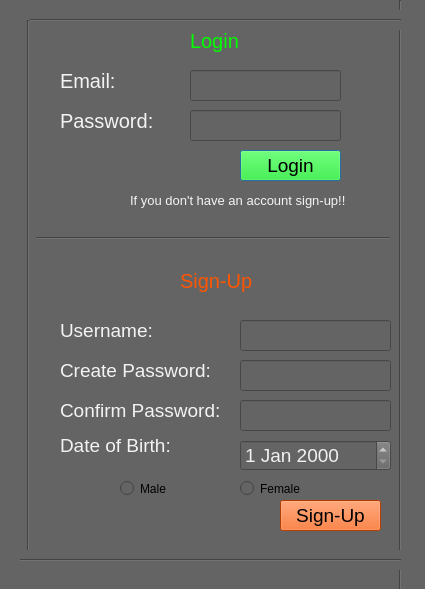
<?xml version="1.0" encoding="UTF-8"?>
<ui version="4.0">
 <class>Dialog</class>
 <widget class="QDialog" name="Dialog">
  <property name="geometry">
   <rect>
    <x>0</x>
    <y>0</y>
    <width>425</width>
    <height>589</height>
   </rect>
  </property>
  <property name="windowTitle">
   <string>Dialog</string>
  </property>
  <property name="styleSheet">
   <string notr="true">background-color: rgb(100, 100, 100);</string>
  </property>
  <widget class="QLabel" name="label">
   <property name="geometry">
    <rect>
     <x>190</x>
     <y>20</y>
     <width>51</width>
     <height>41</height>
    </rect>
   </property>
   <property name="styleSheet">
    <string notr="true">color:rgb(0, 255, 0);font-size:15pt;</string>
   </property>
   <property name="text">
    <string>Login</string>
   </property>
  </widget>
  <widget class="QLabel" name="label_2">
   <property name="geometry">
    <rect>
     <x>60</x>
     <y>70</y>
     <width>61</width>
     <height>21</height>
    </rect>
   </property>
   <property name="styleSheet">
    <string notr="true">font-size:15pt;color: rgb(243, 243, 243);</string>
   </property>
   <property name="text">
    <string>Email:</string>
   </property>
  </widget>
  <widget class="QLineEdit" name="lineEdit">
   <property name="geometry">
    <rect>
     <x>190</x>
     <y>70</y>
     <width>151</width>
     <height>31</height>
    </rect>
   </property>
   <property name="styleSheet">
    <string notr="true">font-size:14pt;color:rgb(243, 243, 243)</string>
   </property>
  </widget>
  <widget class="QLineEdit" name="lineEdit_2">
   <property name="geometry">
    <rect>
     <x>190</x>
     <y>110</y>
     <width>151</width>
     <height>31</height>
    </rect>
   </property>
   <property name="styleSheet">
    <string notr="true">font-size:14pt;color:rgb(243, 243, 243)</string>
   </property>
   <property name="text">
    <string/>
   </property>
  </widget>
  <widget class="QPushButton" name="loginbutton">
   <property name="geometry">
    <rect>
     <x>240</x>
     <y>150</y>
     <width>101</width>
     <height>31</height>
    </rect>
   </property>
   <property name="styleSheet">
    <string notr="true">background-color:rgb(0, 255, 0);font-size:14pt;</string>
   </property>
   <property name="text">
    <string>Login</string>
   </property>
  </widget>
  <widget class="QLabel" name="label_4">
   <property name="geometry">
    <rect>
     <x>130</x>
     <y>190</y>
     <width>221</width>
     <height>20</height>
    </rect>
   </property>
   <property name="styleSheet">
    <string notr="true">font-size:10pt;color:rgb(243, 243, 243);font-color:rgb(255, 0, 0)</string>
   </property>
   <property name="text">
    <string>If you don't have an account sign-up!!</string>
   </property>
  </widget>
  <widget class="Line" name="line">
   <property name="geometry">
    <rect>
     <x>20</x>
     <y>230</y>
     <width>381</width>
     <height>16</height>
    </rect>
   </property>
   <property name="styleSheet">
    <string notr="true">color:rgb(221, 221, 221);</string>
   </property>
   <property name="orientation">
    <enum>Qt::Horizontal</enum>
   </property>
  </widget>
  <widget class="Line" name="line_2">
   <property name="geometry">
    <rect>
     <x>20</x>
     <y>20</y>
     <width>16</width>
     <height>541</height>
    </rect>
   </property>
   <property name="styleSheet">
    <string notr="true">backgroung-color:rgb(255, 255, 255);
border-color: rgb(255, 255, 255);</string>
   </property>
   <property name="orientation">
    <enum>Qt::Vertical</enum>
   </property>
  </widget>
  <widget class="Line" name="line_3">
   <property name="geometry">
    <rect>
     <x>390</x>
     <y>0</y>
     <width>20</width>
     <height>741</height>
    </rect>
   </property>
   <property name="orientation">
    <enum>Qt::Vertical</enum>
   </property>
  </widget>
  <widget class="QLabel" name="label_5">
   <property name="geometry">
    <rect>
     <x>180</x>
     <y>260</y>
     <width>81</width>
     <height>41</height>
    </rect>
   </property>
   <property name="font">
    <font>
     <pointsize>15</pointsize>
    </font>
   </property>
   <property name="styleSheet">
    <string notr="true">color:rgb(255, 85, 0);font-size:15pt;</string>
   </property>
   <property name="text">
    <string>Sign-Up</string>
   </property>
  </widget>
  <widget class="QLabel" name="label_9">
   <property name="geometry">
    <rect>
     <x>60</x>
     <y>430</y>
     <width>121</width>
     <height>31</height>
    </rect>
   </property>
   <property name="styleSheet">
    <string notr="true">font-size:14pt;color: rgb(243,243,243);</string>
   </property>
   <property name="text">
    <string>Date of Birth:</string>
   </property>
  </widget>
  <widget class="QDateEdit" name="dateEdit">
   <property name="geometry">
    <rect>
     <x>240</x>
     <y>440</y>
     <width>151</width>
     <height>31</height>
    </rect>
   </property>
   <property name="styleSheet">
    <string notr="true">font-size:14pt;color:rgb(241, 241, 241);</string>
   </property>
  </widget>
  <widget class="QPushButton" name="loginbutton_2">
   <property name="geometry">
    <rect>
     <x>280</x>
     <y>500</y>
     <width>101</width>
     <height>31</height>
    </rect>
   </property>
   <property name="styleSheet">
    <string notr="true">background-color:rgb(255, 85, 0);font-size:14pt;</string>
   </property>
   <property name="text">
    <string>Sign-Up</string>
   </property>
  </widget>
  <widget class="QLabel" name="label_8">
   <property name="geometry">
    <rect>
     <x>60</x>
     <y>400</y>
     <width>171</width>
     <height>21</height>
    </rect>
   </property>
   <property name="styleSheet">
    <string notr="true">font-size:14pt;color: rgb(243,243,243);</string>
   </property>
   <property name="text">
    <string>Confirm Password:</string>
   </property>
  </widget>
  <widget class="QLineEdit" name="lineEdit_5">
   <property name="geometry">
    <rect>
     <x>240</x>
     <y>400</y>
     <width>151</width>
     <height>31</height>
    </rect>
   </property>
   <property name="styleSheet">
    <string notr="true">font-size:14pt;color:rgb(243, 243, 243)</string>
   </property>
   <property name="text">
    <string/>
   </property>
  </widget>
  <widget class="QLabel" name="label_6">
   <property name="geometry">
    <rect>
     <x>60</x>
     <y>320</y>
     <width>101</width>
     <height>21</height>
    </rect>
   </property>
   <property name="styleSheet">
    <string notr="true">font-size:14pt;color: rgb(243, 243, 243);</string>
   </property>
   <property name="text">
    <string>Username:</string>
   </property>
  </widget>
  <widget class="QLineEdit" name="lineEdit_3">
   <property name="geometry">
    <rect>
     <x>240</x>
     <y>320</y>
     <width>151</width>
     <height>31</height>
    </rect>
   </property>
   <property name="styleSheet">
    <string notr="true">font-size:14pt;color:rgb(243, 243, 243)</string>
   </property>
  </widget>
  <widget class="QLabel" name="label_7">
   <property name="geometry">
    <rect>
     <x>60</x>
     <y>360</y>
     <width>161</width>
     <height>21</height>
    </rect>
   </property>
   <property name="styleSheet">
    <string notr="true">font-size:14pt;color: rgb(243, 243, 243);</string>
   </property>
   <property name="text">
    <string>Create Password:</string>
   </property>
  </widget>
  <widget class="QLineEdit" name="lineEdit_4">
   <property name="geometry">
    <rect>
     <x>240</x>
     <y>360</y>
     <width>151</width>
     <height>31</height>
    </rect>
   </property>
   <property name="styleSheet">
    <string notr="true">font-size:14pt;color:rgb(243, 243, 243)</string>
   </property>
   <property name="text">
    <string/>
   </property>
  </widget>
  <widget class="QRadioButton" name="radioButton">
   <property name="geometry">
    <rect>
     <x>120</x>
     <y>480</y>
     <width>82</width>
     <height>17</height>
    </rect>
   </property>
   <property name="text">
    <string>Male</string>
   </property>
  </widget>
  <widget class="QRadioButton" name="radioButton_2">
   <property name="geometry">
    <rect>
     <x>240</x>
     <y>480</y>
     <width>82</width>
     <height>17</height>
    </rect>
   </property>
   <property name="text">
    <string>Female</string>
   </property>
  </widget>
  <widget class="Line" name="line_4">
   <property name="geometry">
    <rect>
     <x>20</x>
     <y>550</y>
     <width>381</width>
     <height>20</height>
    </rect>
   </property>
   <property name="styleSheet">
    <string notr="true">color:rgb(221, 221, 221)</string>
   </property>
   <property name="orientation">
    <enum>Qt::Horizontal</enum>
   </property>
  </widget>
  <widget class="Line" name="line_5">
   <property name="geometry">
    <rect>
     <x>30</x>
     <y>10</y>
     <width>371</width>
     <height>20</height>
    </rect>
   </property>
   <property name="styleSheet">
    <string notr="true">color:rgb(221, 221, 221)</string>
   </property>
   <property name="orientation">
    <enum>Qt::Horizontal</enum>
   </property>
  </widget>
  <widget class="QLabel" name="label_10">
   <property name="geometry">
    <rect>
     <x>60</x>
     <y>110</y>
     <width>101</width>
     <height>21</height>
    </rect>
   </property>
   <property name="styleSheet">
    <string notr="true">font-size:15pt;color: rgb(243, 243, 243);</string>
   </property>
   <property name="text">
    <string>Password:</string>
   </property>
  </widget>
 </widget>
 <resources/>
 <connections/>
</ui>
